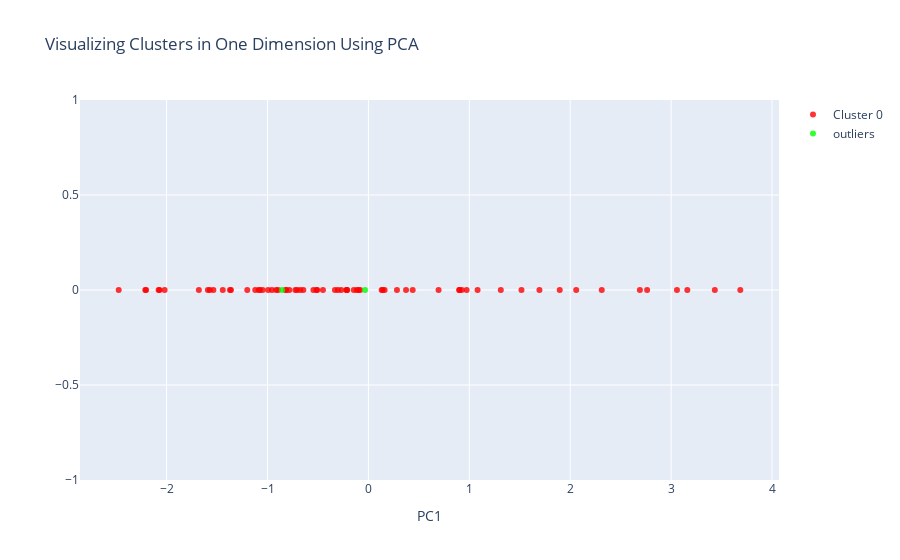
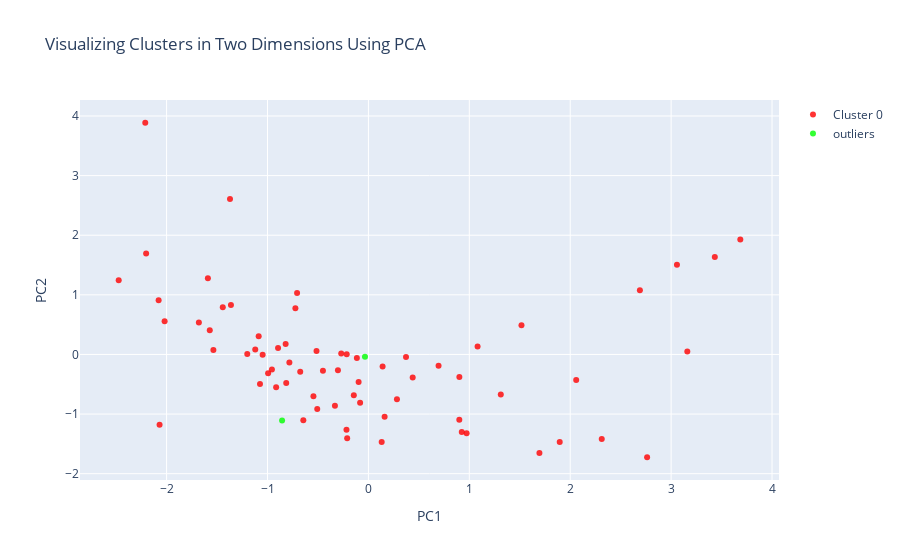
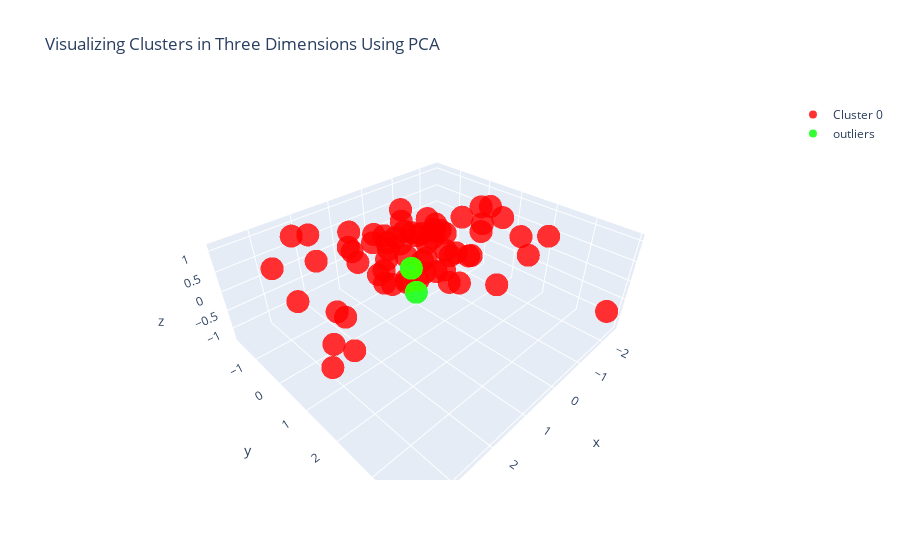
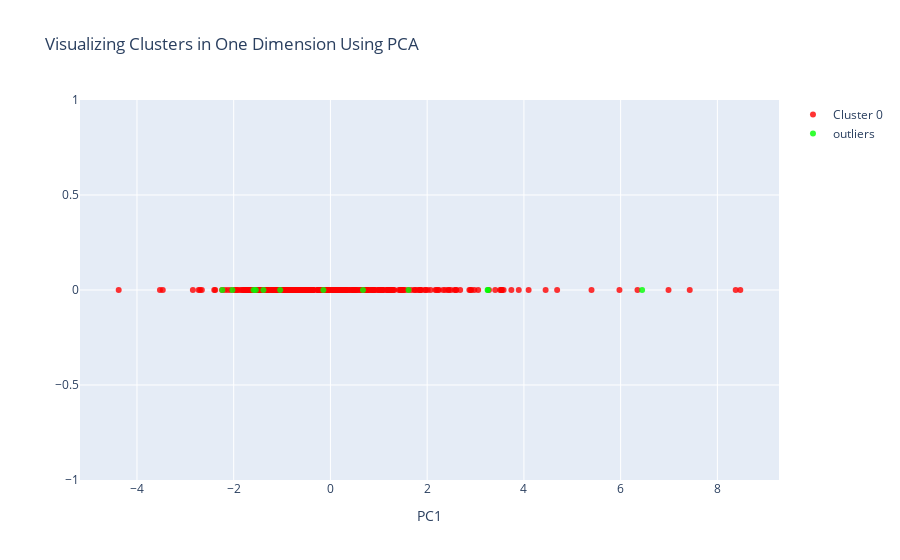

Here is the notebook cell these charts were saved with, in order:
### Markdown cell above
## Obtain multiple clusters using DBSCAN Clustering

### Code cell
for j in range(0,len(array)):
   #Get the data frames as groups according to the 'TXRX'
    g=grouped_df.get_group(array[j])
    g =  g.drop("TXRX", axis = 1)
    df_selected = g
    col=g.columns
    #Define the Standard scaler and scaled the data set
    scaler = StandardScaler()
    g_1 = scaler.fit_transform(g)
    d =pd.DataFrame(g_1,columns=col)
    print(d)
    #Assign the 'min_samples = Dimension of the data set*2' (Since the dataset includes more than 2 features)
    min_samples = d.shape[1]*2
    k = min_samples if min_samples > 2 else 2
    if k <= d.shape[0]: #To implement this, number of neighbours should be less than or equal to the num of samples
        print(k)
        #Applying the nearest neighbours algorithm to plot the distance graph
        neigh = NearestNeighbors(n_neighbors=k)  #k=minpts-1
        nbrs = neigh.fit(d)
        distances, indices = nbrs.kneighbors(d)
        distances = np.sort(distances[:,k-1],axis=0)
        
        i=np.arange(len(distances))
        #Use KneeLocator library to identify the point having maximum curvature
        knee=KneeLocator(i,distances,S=1,curve='convex',direction='increasing',interp_method='polynomial')
        #Optimum epsilon value
        eps = distances[knee.knee]
        
        #Plot the distance plot
        fig = plt.figure(figsize=(5,5))

        knee.plot_knee()
        plt.xlabel("Points")
        plt.ylabel("Distance")
        eps= distances[knee.knee]
        print(eps)
        #Apply the DBSCAN algorithm to the data set
        dbscan = DBSCAN(eps = eps, min_samples=min_samples).fit(d) 
        #Obtain the clusters
        clusters=dbscan.labels_
        #Find the noise points
        no_noise = np.sum(np.array(clusters) == -1, axis=0)
        print('Estimated no. of noise points: %d' % no_noise)
        #Group the data set according to the clusters
        df_selected["Cluster"] = clusters
        cluster_sizes = df_selected.groupby('Cluster').size()
        print(cluster_sizes)
        print(len(cluster_sizes))
        #Calculate the silhoette score to check whether the clustering is performed well.
        print("Silhouette Coefficient: %0.3f" % metrics.silhouette_score(d, clusters))
        
        #PCA with one principal component
        pca_1d = PCA(n_components=1)

        #PCA with two principal components
        pca_2d = PCA(n_components=2)

        #PCA with three principal components
        pca_3d = PCA(n_components=3)
        
        #This DataFrame holds that single principal component mentioned above
        PCs_1d = pd.DataFrame(pca_1d.fit_transform(df_selected.drop(["Cluster"], axis=1)))

        #This DataFrame contains the two principal components that will be used
        #for the 2-D visualization mentioned above
        PCs_2d = pd.DataFrame(pca_2d.fit_transform(df_selected.drop(["Cluster"], axis=1)))

        #And this DataFrame contains three principal components that will aid us
        #in visualizing our clusters in 3-D
        PCs_3d = pd.DataFrame(pca_3d.fit_transform(df_selected.drop(["Cluster"], axis=1)))
        
        PCs_1d.columns = ["PC1_1d"]

        #"PC1_2d" means: 'The first principal component of the components created for 2-D visualization, by PCA.'
        #And "PC2_2d" means: 'The second principal component of the components created for 2-D visualization, by PCA.'
        PCs_2d.columns = ["PC1_2d", "PC2_2d"]

        PCs_3d.columns = ["PC1_3d", "PC2_3d", "PC3_3d"]
        data2 = pd.concat([df_selected,PCs_1d,PCs_2d,PCs_3d], axis=1, join='inner')
        data2["dummy"] = 0
        
        cluster0 = data2[data2["Cluster"] == 0]
        cluster1 = data2[data2["Cluster"] == 1]
        outliers = data2[data2["Cluster"] == -1]
        
        init_notebook_mode(connected=True)
        
        trace1 = go.Scatter(
                    x = cluster0["PC1_1d"],
                    y = cluster0["dummy"],
                    mode = "markers",
                    name = "Cluster 0",
                    marker = dict(color = 'rgba(255, 0, 0, 0.8)'),
                    text = None)

        #trace2 is for 'Cluster 1'
        trace2 = go.Scatter(
                    x = cluster1["PC1_1d"],
                    y = cluster1["dummy"],
                    mode = "markers",
                    name = "Cluster 1",
                    marker = dict(color = 'rgba(0, 0, 255, 0.8)'),
                    text = None)


        #trace3 is for 'Cluster 2'
        trace3 = go.Scatter(
                    x = outliers["PC1_1d"],
                    y = outliers["dummy"],
                    mode = "markers",
                    name = "outliers",
                    marker = dict(color = 'rgba(0, 255, 0, 0.8)'),
                    text = None)



        data_t = [trace1, trace2, trace3]

        title = "Visualizing Clusters in One Dimension Using PCA"

        layout = dict(title = title,
              xaxis= dict(title= 'PC1',ticklen= 5,zeroline= False),
              yaxis= dict(title= '',ticklen= 5,zeroline= False)
             )

        fig = dict(data = data_t, layout = layout)

        iplot(fig)
        
        trace1 = go.Scatter(
                    x = cluster0["PC1_2d"],
                    y = cluster0["PC2_2d"],
                    mode = "markers",
                    name = "Cluster 0",
                    marker = dict(color = 'rgba(255, 0, 0, 0.8)'),
                    text = None)

        #trace2 is for 'Cluster 1'
        trace2 = go.Scatter(
                    x = cluster1["PC1_2d"],
                    y = cluster1["PC2_2d"],
                    mode = "markers",
                    name = "Cluster 1",
                    marker = dict(color = 'rgba(0, 0, 255, 0.8)'),
                    text = None)

        #trace3 is for 'Cluster 2'
        trace3 = go.Scatter(
                    x = outliers["PC1_2d"],
                    y = outliers["PC2_2d"],
                    mode = "markers",
                    name = "outliers",
                    marker = dict(color = 'rgba(0, 255, 0, 0.8)'),
                    text = None)

        data_t = [trace1, trace2, trace3]

        title = "Visualizing Clusters in Two Dimensions Using PCA"

        layout = dict(title = title,
              xaxis= dict(title= 'PC1',ticklen= 5,zeroline= False),
              yaxis= dict(title= 'PC2',ticklen= 5,zeroline= False)
             )

        fig = dict(data = data_t, layout = layout)

        iplot(fig)
        
        trace1 = go.Scatter3d(
                    x = cluster0["PC1_3d"],
                    y = cluster0["PC2_3d"],
                    z = cluster0["PC3_3d"],
                    mode = "markers",
                    name = "Cluster 0",
                    marker = dict(color = 'rgba(255, 0, 0, 0.8)'),
                    text = None)

        #trace2 is for 'Cluster 1'
        trace2 = go.Scatter3d(
                    x = cluster1["PC1_3d"],
                    y = cluster1["PC2_3d"],
                    z = cluster1["PC3_3d"],
                    mode = "markers",
                    name = "Cluster 1",
                    marker = dict(color = 'rgba(0, 0, 255, 0.8)'),
                    text = None)

        #trace3 is for 'Cluster 2'
        trace3 = go.Scatter3d(
                    x = outliers["PC1_3d"],
                    y = outliers["PC2_3d"],
                    z = outliers["PC3_3d"],
                    mode = "markers",
                    name = "outliers",
                    marker = dict(color = 'rgba(0, 255, 0, 0.8)'),
                    text = None)

        data_t = [trace1, trace2, trace3]

        title = "Visualizing Clusters in Three Dimensions Using PCA"

        layout = dict(title = title,
              xaxis= dict(title= 'PC1',ticklen= 5,zeroline= False),
              yaxis= dict(title= 'PC2',ticklen= 5,zeroline= False)
             )

        fig = dict(data = data_t, layout = layout)

        iplot(fig)
        
        data3 = pd.concat([df_selected,df_s[['Latitudes', 'Longitudes']]],axis=1,join='inner')
        #data3 = pd.concat([df_selected,df_s[['Latitude', 'Longitude', 'Azimuth']]],axis=1,join='inner')
        print(data3)
        #obtain the rows without 'null' values for lattitudes
        data3 = data3[data3['Latitudes'].notna()]
        print(data3)
        
        #Iterate through each cluster
        for k in range(0,len(cluster_sizes)):
            #Select the datasets according to the cluster
            df_csv=data3[data3["Cluster"] == (k-1)]
            df_cluster=df_selected[df_selected["Cluster"] == (k-1)]
            df = df_cluster.drop('Cluster',axis =1)
            des = df.describe()
            print(des)
            #Plot the density plots of 'SE'
            des_se = df_cluster['SE'].describe()
            print(des_se)
            fig = plt.figure(figsize=(5,3))
            des_se.plot.density(color='green')
            plt.title('Density plot for SE')
            plt.savefig('./Density_figures_new/Dens %s_%s' %(array[j],str(k-1))+'.png')
            plt.show()
            #Plots the density plots for each feature
            for i in df.columns:
                print(i)
                sns.distplot(df[i])
                plt.savefig('./Density_figures_all/dens %s_%s_%s'%(array[j],str(k-1),str(i))+'.png')
                plt.show()
    
            df_csv.to_csv('./VIF10_csv/df '+'_'+array[j]+'_'+str(k-1)+'_'+'.csv',index=True)# Write predictions to final CSV for visualization
            df_cluster.to_excel('./VIF10_XLSX/df '+'_'+array[j]+'_'+str(k-1)+'_'+'.xlsx',index=False) # Write predictions to final Excel to obtain equations

### Figure 1 — Plotly figure (JSON) as saved in the notebook; plotly's stock layout.template omitted (floating-point values rounded to 4 significant figures)
{"data": [{"marker": {"color": "rgba(255, 0, 0, 0.8)"}, "mode": "markers", "name": "Cluster 0", "type": "scatter", "x": [-0.6757, -1.121, 1.896, 0.4389, 3.161, 0.2828, 0.1407, -1.074, -1.572, -1.536, 1.517, -0.2173, -0.08236, 2.059, -1.048, -2.211, -2.475, -1.591, -0.097, -1.443, -0.9143, -0.2151, -0.1447, -0.4506, 0.9733, 1.695, 2.762, -0.8146, -0.645, -2.07, -0.7832, 0.6952, -1.68, -1.087, 3.433, -0.9562, -1.362, 2.691, -0.9939, -0.2105, -0.1144, 0.9252, -0.3318, -0.8203, 3.686, 0.1606, -0.5143, 3.058, 0.9014, 1.312, -2.02, -0.2694, -0.5447, 1.082, -1.201, 0.9008, -0.7067, 0.1316, 0.3727, -1.372, -2.203, -0.8953, -0.7235, -0.5071, 2.312, -2.079, -0.3019], "y": [0, 0, 0, 0, 0, 0, 0, 0, 0, 0, 0, 0, 0, 0, 0, 0, 0, 0, 0, 0, 0, 0, 0, 0, 0, 0, 0, 0, 0, 0, 0, 0, 0, 0, 0, 0, 0, 0, 0, 0, 0, 0, 0, 0, 0, 0, 0, 0, 0, 0, 0, 0, 0, 0, 0, 0, 0, 0, 0, 0, 0, 0, 0, 0, 0, 0, 0]}, {"marker": {"color": "rgba(0, 0, 255, 0.8)"}, "mode": "markers", "name": "Cluster 1", "type": "scatter", "x": [], "y": []}, {"marker": {"color": "rgba(0, 255, 0, 0.8)"}, "mode": "markers", "name": "outliers", "type": "scatter", "x": [-0.03409, -0.8554], "y": [0, 0]}], "layout": {"title": {"text": "Visualizing Clusters in One Dimension Using PCA"}, "xaxis": {"ticklen": 5, "title": {"text": "PC1"}, "zeroline": false}, "yaxis": {"ticklen": 5, "title": {"text": ""}, "zeroline": false}}}

### Figure 2 — Plotly figure (JSON) as saved in the notebook; plotly's stock layout.template omitted (floating-point values rounded to 4 significant figures)
{"data": [{"marker": {"color": "rgba(255, 0, 0, 0.8)"}, "mode": "markers", "name": "Cluster 0", "type": "scatter", "x": [-0.6757, -1.121, 1.896, 0.4389, 3.161, 0.2828, 0.1407, -1.074, -1.572, -1.536, 1.517, -0.2173, -0.08236, 2.059, -1.048, -2.211, -2.475, -1.591, -0.097, -1.443, -0.9143, -0.2151, -0.1447, -0.4506, 0.9733, 1.695, 2.762, -0.8146, -0.645, -2.07, -0.7832, 0.6952, -1.68, -1.087, 3.433, -0.9562, -1.362, 2.691, -0.9939, -0.2105, -0.1144, 0.9252, -0.3318, -0.8203, 3.686, 0.1606, -0.5143, 3.058, 0.9014, 1.312, -2.02, -0.2694, -0.5447, 1.082, -1.201, 0.9008, -0.7067, 0.1316, 0.3727, -1.372, -2.203, -0.8953, -0.7235, -0.5071, 2.312, -2.079, -0.3019], "y": [-0.2905, 0.08206, -1.467, -0.3881, 0.05011, -0.7512, -0.2015, -0.4976, 0.4074, 0.0741, 0.4908, -1.264, -0.8101, -0.4306, -0.003542, 3.887, 1.243, 1.277, -0.463, 0.7939, -0.5484, 0.0048, -0.6828, -0.275, -1.32, -1.655, -1.724, -0.48, -1.105, -1.179, -0.1349, -0.1912, 0.5357, 0.3049, 1.635, -0.2509, 0.8315, 1.078, -0.3157, -1.406, -0.05927, -1.3, -0.8617, 0.1752, 1.927, -1.046, 0.05947, 1.506, -0.3766, -0.6731, 0.5551, 0.01674, -0.7018, 0.134, 0.008919, -1.095, 1.031, -1.468, -0.04158, 2.606, 1.692, 0.1083, 0.7767, -0.915, -1.418, 0.9083, -0.266]}, {"marker": {"color": "rgba(0, 0, 255, 0.8)"}, "mode": "markers", "name": "Cluster 1", "type": "scatter", "x": [], "y": []}, {"marker": {"color": "rgba(0, 255, 0, 0.8)"}, "mode": "markers", "name": "outliers", "type": "scatter", "x": [-0.03409, -0.8554], "y": [-0.04026, -1.107]}], "layout": {"title": {"text": "Visualizing Clusters in Two Dimensions Using PCA"}, "xaxis": {"ticklen": 5, "title": {"text": "PC1"}, "zeroline": false}, "yaxis": {"ticklen": 5, "title": {"text": "PC2"}, "zeroline": false}}}

### Figure 3 — Plotly figure (JSON) as saved in the notebook; plotly's stock layout.template omitted (floating-point values rounded to 4 significant figures)
{"data": [{"marker": {"color": "rgba(255, 0, 0, 0.8)"}, "mode": "markers", "name": "Cluster 0", "type": "scatter3d", "x": [-0.6757, -1.121, 1.896, 0.4389, 3.161, 0.2828, 0.1407, -1.074, -1.572, -1.536, 1.517, -0.2173, -0.08236, 2.059, -1.048, -2.211, -2.475, -1.591, -0.097, -1.443, -0.9143, -0.2151, -0.1447, -0.4506, 0.9733, 1.695, 2.762, -0.8146, -0.645, -2.07, -0.7832, 0.6952, -1.68, -1.087, 3.433, -0.9562, -1.362, 2.691, -0.9939, -0.2105, -0.1144, 0.9252, -0.3318, -0.8203, 3.686, 0.1606, -0.5143, 3.058, 0.9014, 1.312, -2.02, -0.2694, -0.5447, 1.082, -1.201, 0.9008, -0.7067, 0.1316, 0.3727, -1.372, -2.203, -0.8953, -0.7235, -0.5071, 2.312, -2.079, -0.3019], "y": [-0.2905, 0.08206, -1.467, -0.3881, 0.05011, -0.7512, -0.2015, -0.4976, 0.4074, 0.0741, 0.4908, -1.264, -0.8101, -0.4306, -0.003542, 3.887, 1.243, 1.277, -0.463, 0.7939, -0.5484, 0.0048, -0.6828, -0.275, -1.32, -1.655, -1.724, -0.48, -1.105, -1.179, -0.1349, -0.1912, 0.5357, 0.3049, 1.635, -0.2509, 0.8315, 1.078, -0.3157, -1.406, -0.05927, -1.3, -0.8617, 0.1752, 1.927, -1.046, 0.05947, 1.506, -0.3766, -0.6731, 0.5551, 0.01674, -0.7018, 0.134, 0.008919, -1.095, 1.031, -1.468, -0.04158, 2.606, 1.692, 0.1083, 0.7767, -0.915, -1.418, 0.9083, -0.266], "z": [0.6903, -0.3824, 0.7804, -0.7436, 0.396, -0.2478, -0.6508, -0.07354, -0.4278, 0.5553, 0.4543, -0.3812, 0.1998, -0.7243, -0.2296, -0.6862, 0.09736, -0.928, -0.9694, 0.6682, -0.1818, -0.173, 0.05067, 0.3747, 0.1484, -0.07528, 0.1632, -0.5624, 0.05223, -0.4749, 0.3528, 0.6138, 0.939, -0.1846, 0.4821, -0.9399, 0.5031, -0.5114, 0.4218, -0.02517, -0.7233, 0.5487, 0.8495, 0.4125, 0.3233, -1.156, 0.5856, 0.7781, 0.8287, 0.4366, 0.8454, -0.535, 0.1995, 0.1998, -1.277, -0.212, 0.1934, -0.1197, 1.082, 1.056, -0.1455, -0.6973, -0.6984, -0.5541, 0.9287, 0.6452, 0.3747]}, {"marker": {"color": "rgba(0, 0, 255, 0.8)"}, "mode": "markers", "name": "Cluster 1", "type": "scatter3d", "x": [], "y": [], "z": []}, {"marker": {"color": "rgba(0, 255, 0, 0.8)"}, "mode": "markers", "name": "outliers", "type": "scatter3d", "x": [-0.03409, -0.8554], "y": [-0.04026, -1.107], "z": [-1.041, -1.179]}], "layout": {"title": {"text": "Visualizing Clusters in Three Dimensions Using PCA"}, "xaxis": {"ticklen": 5, "title": {"text": "PC1"}, "zeroline": false}, "yaxis": {"ticklen": 5, "title": {"text": "PC2"}, "zeroline": false}}}

### Figure 4 — Plotly figure (JSON) as saved in the notebook; plotly's stock layout.template omitted (floating-point values rounded to 4 significant figures; data arrays with more than 128 entries replaced by an {"elided": "..."} marker saying what was removed)
{"data": [{"marker": {"color": "rgba(255, 0, 0, 0.8)"}, "mode": "markers", "name": "Cluster 0", "type": "scatter", "x": {"elided": "322 float values"}, "y": {"elided": "322 int values"}}, {"marker": {"color": "rgba(0, 0, 255, 0.8)"}, "mode": "markers", "name": "Cluster 1", "type": "scatter", "x": [], "y": []}, {"marker": {"color": "rgba(0, 255, 0, 0.8)"}, "mode": "markers", "name": "outliers", "type": "scatter", "x": [-0.1456, -1.543, -1.385, 3.255, -1.589, -2.236, -1.039, -2.027, 3.25, 0.673, 6.444, 1.616], "y": [0, 0, 0, 0, 0, 0, 0, 0, 0, 0, 0, 0]}], "layout": {"title": {"text": "Visualizing Clusters in One Dimension Using PCA"}, "xaxis": {"ticklen": 5, "title": {"text": "PC1"}, "zeroline": false}, "yaxis": {"ticklen": 5, "title": {"text": ""}, "zeroline": false}}}
